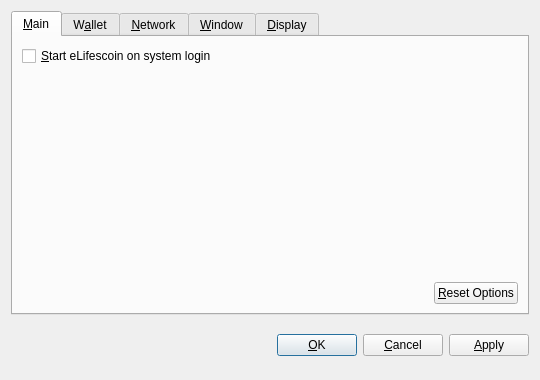
<?xml version="1.0" encoding="UTF-8"?>
<ui version="4.0">
 <class>OptionsDialog</class>
 <widget class="QDialog" name="OptionsDialog">
  <property name="geometry">
   <rect>
    <x>0</x>
    <y>0</y>
    <width>540</width>
    <height>380</height>
   </rect>
  </property>
  <property name="windowTitle">
   <string>Options</string>
  </property>
  <property name="modal">
   <bool>true</bool>
  </property>
  <layout class="QVBoxLayout" name="verticalLayout">
   <item>
    <widget class="QTabWidget" name="tabWidget">
     <property name="tabPosition">
      <enum>QTabWidget::North</enum>
     </property>
     <property name="currentIndex">
      <number>0</number>
     </property>
     <widget class="QWidget" name="tabMain">
      <attribute name="title">
       <string>&amp;Main</string>
      </attribute>
      <layout class="QVBoxLayout" name="verticalLayout_Main">
       <item>
        <widget class="QCheckBox" name="bitcoinAtStartup">
         <property name="toolTip">
          <string>Automatically start eLifescoin after logging in to the system.</string>
         </property>
         <property name="text">
          <string>&amp;Start eLifescoin on system login</string>
         </property>
        </widget>
       </item>
       <item>
        <spacer name="verticalSpacer_Main">
         <property name="orientation">
          <enum>Qt::Vertical</enum>
         </property>
         <property name="sizeHint" stdset="0">
          <size>
           <width>20</width>
           <height>40</height>
          </size>
         </property>
        </spacer>
       </item>
       <item>
        <layout class="QHBoxLayout" name="horizontalLayout_2_Main">
         <item>
          <spacer name="horizontalSpacer_2_Main">
           <property name="orientation">
            <enum>Qt::Horizontal</enum>
           </property>
           <property name="sizeHint" stdset="0">
            <size>
             <width>40</width>
             <height>20</height>
            </size>
           </property>
          </spacer>
         </item>
         <item>
          <widget class="QPushButton" name="resetButton">
           <property name="toolTip">
            <string>Reset all client options to default.</string>
           </property>
           <property name="text">
            <string>&amp;Reset Options</string>
           </property>
           <property name="autoDefault">
            <bool>false</bool>
           </property>
          </widget>
         </item>
        </layout>
       </item>
      </layout>
     </widget>
     <widget class="QWidget" name="tabWallet">
      <attribute name="title">
       <string>W&amp;allet</string>
      </attribute>
      <layout class="QVBoxLayout" name="verticalLayout_Network">
       <item>
        <widget class="QLabel" name="transactionFeeInfoLabel">
         <property name="text">
          <string>Optional transaction fee per kB that helps make sure your transactions are processed quickly. Most transactions are 1 kB.</string>
         </property>
         <property name="textFormat">
          <enum>Qt::PlainText</enum>
         </property>
         <property name="wordWrap">
          <bool>true</bool>
         </property>
        </widget>
       </item>
       <item>
        <layout class="QHBoxLayout" name="horizontalLayout_1_Main">
         <item>
          <widget class="QLabel" name="transactionFeeLabel">
           <property name="text">
            <string>Pay transaction &amp;fee</string>
           </property>
           <property name="textFormat">
            <enum>Qt::PlainText</enum>
           </property>
           <property name="buddy">
            <cstring>transactionFee</cstring>
           </property>
          </widget>
         </item>
         <item>
          <widget class="BitcoinAmountField" name="transactionFee"/>
         </item>
         <item>
          <spacer name="horizontalSpacer_1_Main">
           <property name="orientation">
            <enum>Qt::Horizontal</enum>
           </property>
           <property name="sizeHint" stdset="0">
            <size>
             <width>40</width>
             <height>20</height>
            </size>
           </property>
          </spacer>
         </item>
        </layout>
       </item>
       <item>
        <widget class="QLabel" name="label">
         <property name="text">
          <string>If you disable the spending of unconfirmed change, the change from a transaction cannot be used until that transaction has at least one confirmation. This also affects how your balance is computed.</string>
         </property>
         <property name="wordWrap">
          <bool>true</bool>
         </property>
        </widget>
       </item>
       <item>
        <widget class="QCheckBox" name="spendZeroConfChange">
         <property name="text">
          <string>Spend unconfirmed change  (experts only)</string>
         </property>
        </widget>
       </item>
       <item>
        <spacer name="verticalSpacer">
         <property name="orientation">
          <enum>Qt::Vertical</enum>
         </property>
         <property name="sizeHint" stdset="0">
          <size>
           <width>20</width>
           <height>40</height>
          </size>
         </property>
        </spacer>
       </item>
      </layout>
     </widget>
     <widget class="QWidget" name="tabNetwork">
      <attribute name="title">
       <string>&amp;Network</string>
      </attribute>
      <layout class="QVBoxLayout" name="verticalLayout_Network">
       <item>
        <widget class="QCheckBox" name="mapPortUpnp">
         <property name="toolTip">
          <string>Automatically open the eLifescoin client port on the router. This only works when your router supports UPnP and it is enabled.</string>
         </property>
         <property name="text">
          <string>Map port using &amp;UPnP</string>
         </property>
        </widget>
       </item>
       <item>
        <widget class="QCheckBox" name="connectSocks">
         <property name="toolTip">
          <string>Connect to the eLifescoin network through a SOCKS proxy (e.g. when connecting through Tor).</string>
         </property>
         <property name="text">
          <string>&amp;Connect through SOCKS proxy:</string>
         </property>
        </widget>
       </item>
       <item>
        <layout class="QHBoxLayout" name="horizontalLayout_Network">
         <item>
          <widget class="QLabel" name="proxyIpLabel">
           <property name="text">
            <string>Proxy &amp;IP:</string>
           </property>
           <property name="textFormat">
            <enum>Qt::PlainText</enum>
           </property>
           <property name="buddy">
            <cstring>proxyIp</cstring>
           </property>
          </widget>
         </item>
         <item>
          <widget class="QValidatedLineEdit" name="proxyIp">
           <property name="maximumSize">
            <size>
             <width>140</width>
             <height>16777215</height>
            </size>
           </property>
           <property name="toolTip">
            <string>IP address of the proxy (e.g. 127.0.0.1)</string>
           </property>
          </widget>
         </item>
         <item>
          <widget class="QLabel" name="proxyPortLabel">
           <property name="text">
            <string>&amp;Port:</string>
           </property>
           <property name="textFormat">
            <enum>Qt::PlainText</enum>
           </property>
           <property name="buddy">
            <cstring>proxyPort</cstring>
           </property>
          </widget>
         </item>
         <item>
          <widget class="QLineEdit" name="proxyPort">
           <property name="maximumSize">
            <size>
             <width>55</width>
             <height>16777215</height>
            </size>
           </property>
           <property name="toolTip">
            <string>Port of the proxy (e.g. 9050)</string>
           </property>
          </widget>
         </item>
         <item>
          <widget class="QLabel" name="socksVersionLabel">
           <property name="text">
            <string>SOCKS &amp;Version:</string>
           </property>
           <property name="textFormat">
            <enum>Qt::PlainText</enum>
           </property>
           <property name="buddy">
            <cstring>socksVersion</cstring>
           </property>
          </widget>
         </item>
         <item>
          <widget class="QValueComboBox" name="socksVersion">
           <property name="toolTip">
            <string>SOCKS version of the proxy (e.g. 5)</string>
           </property>
          </widget>
         </item>
         <item>
          <spacer name="horizontalSpacer_Network">
           <property name="orientation">
            <enum>Qt::Horizontal</enum>
           </property>
           <property name="sizeHint" stdset="0">
            <size>
             <width>40</width>
             <height>20</height>
            </size>
           </property>
          </spacer>
         </item>
        </layout>
       </item>
       <item>
        <spacer name="verticalSpacer_Network">
         <property name="orientation">
          <enum>Qt::Vertical</enum>
         </property>
         <property name="sizeHint" stdset="0">
          <size>
           <width>20</width>
           <height>40</height>
          </size>
         </property>
        </spacer>
       </item>
      </layout>
     </widget>
     <widget class="QWidget" name="tabWindow">
      <attribute name="title">
       <string>&amp;Window</string>
      </attribute>
      <layout class="QVBoxLayout" name="verticalLayout_Window">
       <item>
        <widget class="QCheckBox" name="minimizeToTray">
         <property name="toolTip">
          <string>Show only a tray icon after minimizing the window.</string>
         </property>
         <property name="text">
          <string>&amp;Minimize to the tray instead of the taskbar</string>
         </property>
        </widget>
       </item>
       <item>
        <widget class="QCheckBox" name="minimizeOnClose">
         <property name="toolTip">
          <string>Minimize instead of exit the application when the window is closed. When this option is enabled, the application will be closed only after selecting Quit in the menu.</string>
         </property>
         <property name="text">
          <string>M&amp;inimize on close</string>
         </property>
        </widget>
       </item>
       <item>
        <spacer name="verticalSpacer_Window">
         <property name="orientation">
          <enum>Qt::Vertical</enum>
         </property>
         <property name="sizeHint" stdset="0">
          <size>
           <width>20</width>
           <height>40</height>
          </size>
         </property>
        </spacer>
       </item>
      </layout>
     </widget>
     <widget class="QWidget" name="tabDisplay">
      <attribute name="title">
       <string>&amp;Display</string>
      </attribute>
      <layout class="QVBoxLayout" name="verticalLayout_Display">
       <item>
        <layout class="QHBoxLayout" name="horizontalLayout_1_Display">
         <item>
          <widget class="QLabel" name="langLabel">
           <property name="text">
            <string>User Interface &amp;language:</string>
           </property>
           <property name="textFormat">
            <enum>Qt::PlainText</enum>
           </property>
           <property name="buddy">
            <cstring>lang</cstring>
           </property>
          </widget>
         </item>
         <item>
          <widget class="QValueComboBox" name="lang">
           <property name="toolTip">
            <string>The user interface language can be set here. This setting will take effect after restarting eLifescoin.</string>
           </property>
          </widget>
         </item>
        </layout>
       </item>
       <item>
        <layout class="QHBoxLayout" name="horizontalLayout_2_Display">
         <item>
          <widget class="QLabel" name="unitLabel">
           <property name="text">
            <string>&amp;Unit to show amounts in:</string>
           </property>
           <property name="textFormat">
            <enum>Qt::PlainText</enum>
           </property>
           <property name="buddy">
            <cstring>unit</cstring>
           </property>
          </widget>
         </item>
         <item>
          <widget class="QValueComboBox" name="unit">
           <property name="toolTip">
            <string>Choose the default subdivision unit to show in the interface and when sending coins.</string>
           </property>
          </widget>
         </item>
        </layout>
       </item>
       <item>
        <widget class="QCheckBox" name="displayAddresses">
         <property name="toolTip">
          <string>Whether to show eLifescoin addresses in the transaction list or not.</string>
         </property>
         <property name="text">
          <string>&amp;Display addresses in transaction list</string>
         </property>
        </widget>
       </item>
       <item>
        <widget class="QCheckBox" name="coinControlFeatures">
         <property name="toolTip">
          <string>Whether to show coin control features or not.</string>
         </property>
         <property name="text">
          <string>Display coin &amp;control features (experts only!)</string>
         </property>
        </widget>
       </item>
       <item>
        <spacer name="verticalSpacer_Display">
         <property name="orientation">
          <enum>Qt::Vertical</enum>
         </property>
         <property name="sizeHint" stdset="0">
          <size>
           <width>20</width>
           <height>40</height>
          </size>
         </property>
        </spacer>
       </item>
      </layout>
     </widget>
    </widget>
   </item>
   <item>
    <layout class="QHBoxLayout" name="horizontalLayout_Buttons">
     <item>
      <spacer name="horizontalSpacer_1">
       <property name="orientation">
        <enum>Qt::Horizontal</enum>
       </property>
       <property name="sizeHint" stdset="0">
        <size>
         <width>40</width>
         <height>48</height>
        </size>
       </property>
      </spacer>
     </item>
     <item>
      <widget class="QLabel" name="statusLabel">
       <property name="font">
        <font>
         <weight>75</weight>
         <bold>true</bold>
        </font>
       </property>
       <property name="text">
        <string/>
       </property>
       <property name="textFormat">
        <enum>Qt::PlainText</enum>
       </property>
       <property name="wordWrap">
        <bool>true</bool>
       </property>
      </widget>
     </item>
     <item>
      <spacer name="horizontalSpacer_2">
       <property name="orientation">
        <enum>Qt::Horizontal</enum>
       </property>
       <property name="sizeHint" stdset="0">
        <size>
         <width>40</width>
         <height>48</height>
        </size>
       </property>
      </spacer>
     </item>
     <item>
      <widget class="QPushButton" name="okButton">
       <property name="text">
        <string>&amp;OK</string>
       </property>
      </widget>
     </item>
     <item>
      <widget class="QPushButton" name="cancelButton">
       <property name="text">
        <string>&amp;Cancel</string>
       </property>
       <property name="autoDefault">
        <bool>false</bool>
       </property>
      </widget>
     </item>
     <item>
      <widget class="QPushButton" name="applyButton">
       <property name="text">
        <string>&amp;Apply</string>
       </property>
       <property name="autoDefault">
        <bool>false</bool>
       </property>
      </widget>
     </item>
    </layout>
   </item>
  </layout>
 </widget>
 <customwidgets>
  <customwidget>
   <class>BitcoinAmountField</class>
   <extends>QSpinBox</extends>
   <header>bitcoinamountfield.h</header>
  </customwidget>
  <customwidget>
   <class>QValueComboBox</class>
   <extends>QComboBox</extends>
   <header>qvaluecombobox.h</header>
  </customwidget>
  <customwidget>
   <class>QValidatedLineEdit</class>
   <extends>QLineEdit</extends>
   <header>qvalidatedlineedit.h</header>
  </customwidget>
 </customwidgets>
 <resources/>
 <connections/>
</ui>
